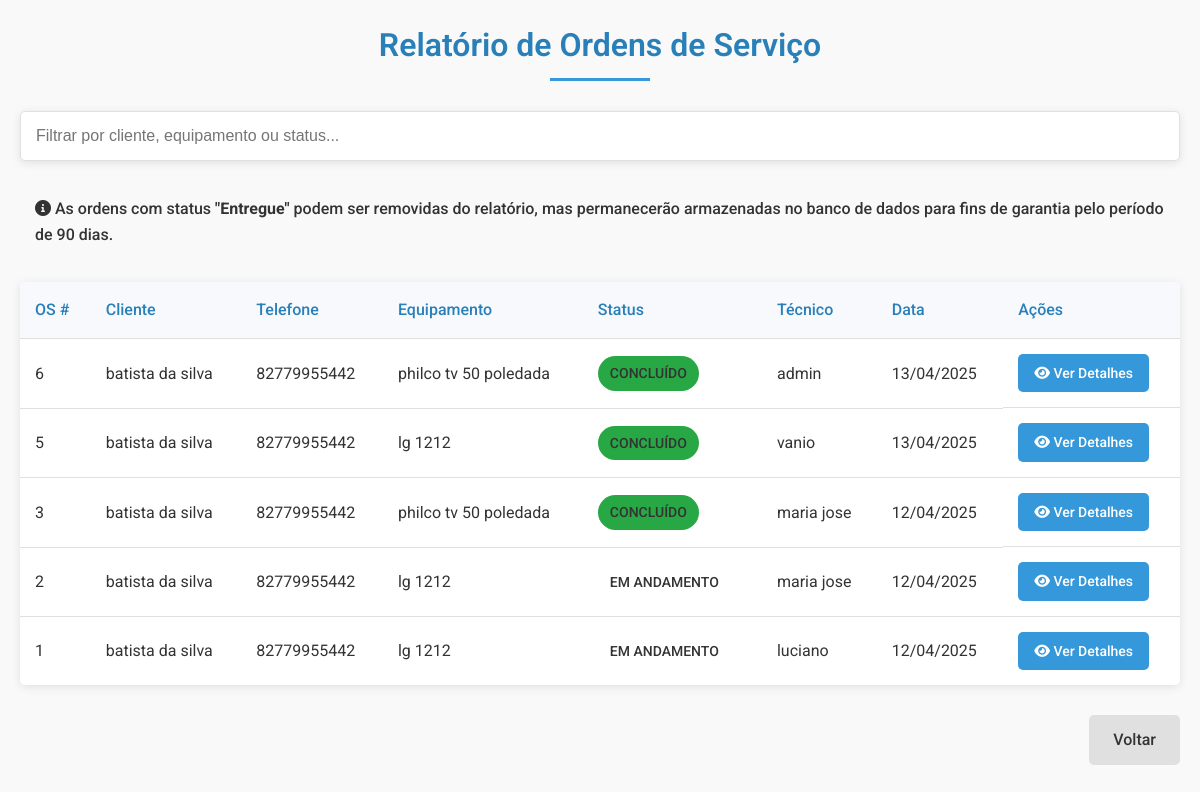
The page /relatorio (signed in) on the database as committed earlier.
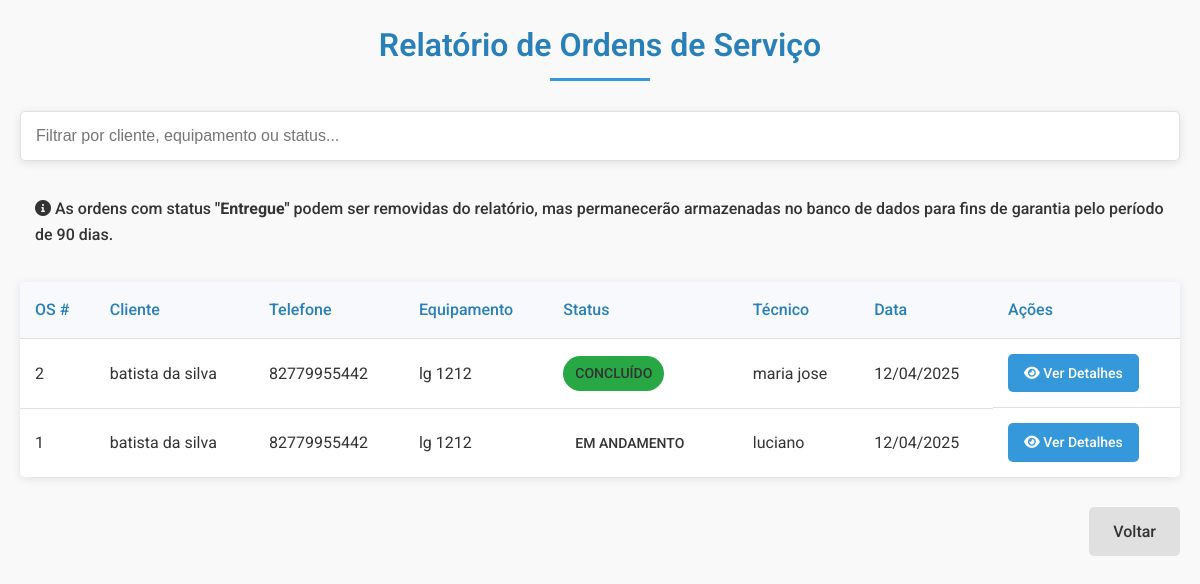
The same page on the database as committed later.
### tables this page shows
CREATE TABLE ordens (
    id INTEGER PRIMARY KEY AUTOINCREMENT,
    equipamento_id INTEGER NOT NULL,
    usuario_id INTEGER NOT NULL,
    status TEXT NOT NULL,
    declaracao TEXT,
    relatorio_pecas TEXT,
    data_criacao TIMESTAMP DEFAULT CURRENT_TIMESTAMP, visivel INTEGER DEFAULT 1,
    FOREIGN KEY (equipamento_id) REFERENCES equipamentos (id),
    FOREIGN KEY (usuario_id) REFERENCES usuarios (id)
);

CREATE TABLE clientes (
    id INTEGER PRIMARY KEY AUTOINCREMENT,
    nome TEXT NOT NULL,
    email TEXT NOT NULL,
    telefone TEXT NOT NULL,
    endereco TEXT NOT NULL,
    data_cadastro TIMESTAMP DEFAULT CURRENT_TIMESTAMP
);

CREATE TABLE equipamentos (
    id INTEGER PRIMARY KEY AUTOINCREMENT,
    cliente_id INTEGER NOT NULL,
    marca TEXT NOT NULL,
    modelo TEXT NOT NULL,
    serie TEXT,
    estado_equipamento TEXT NOT NULL,
    defeito_relatado TEXT NOT NULL,
    codigo_barras TEXT,
    foto1 TEXT,
    foto2 TEXT,
    data_cadastro TIMESTAMP DEFAULT CURRENT_TIMESTAMP,
    FOREIGN KEY (cliente_id) REFERENCES clientes (id)
);

CREATE TABLE usuarios (
    id INTEGER PRIMARY KEY AUTOINCREMENT,
    nome TEXT NOT NULL UNIQUE,  -- Adicionado UNIQUE para permitir login por nome
    email TEXT NOT NULL,
    senha TEXT NOT NULL,
    cargo TEXT NOT NULL,
    data_cadastro TIMESTAMP DEFAULT CURRENT_TIMESTAMP
);

### app.py (the view)
@app.route('/relatorio')
@login_required
def relatorio():
    with sqlite3.connect('database.db') as conn:
        cursor = conn.cursor()
        cursor.execute('''
            SELECT o.id, c.nome, e.marca, e.modelo, o.status, o.relatorio_pecas,
                   u.nome as tecnico, o.data_criacao, e.id, e.foto1, e.foto2, c.telefone
            FROM ordens o
            JOIN equipamentos e ON o.equipamento_id = e.id
            JOIN clientes c ON e.cliente_id = c.id
            JOIN usuarios u ON o.usuario_id = u.id
            WHERE o.visivel = 1  -- Somente ordens visíveis
            ORDER BY o.data_criacao DESC
        ''')
        ordens = cursor.fetchall()
    return render_template('relatorio.html', ordens=ordens, usuario=session.get('usuario_nome'))

### app.py (called while the page is built)
@app.template_filter('formatdate')
def format_date(value):
    if value:
        from datetime import datetime
        if isinstance(value, str):
            try:
                value = datetime.strptime(value, '%Y-%m-%d %H:%M:%S')
            except ValueError:
                return value
        return value.strftime('%d/%m/%Y')
    return ""

def login_required(view):
    @functools.wraps(view)
    def wrapped_view(**kwargs):
        if 'usuario_id' not in session:
            return redirect(url_for('login'))
        return view(**kwargs)
    return wrapped_view

### templates/relatorio.html (shortened to what this page needs)
<!DOCTYPE html>
<html lang="pt-br">
<head>
    <link rel="stylesheet" href="https://cdnjs.cloudflare.com/ajax/libs/font-awesome/6.0.0/css/all.min.css">
    <link rel="stylesheet" href="{{ url_for('static', filename='css/style.css') }}">
</head>
<body>
    <div class="container">
        <h1 class="title">Relatório de Ordens de Serviço</h1>
        <div class="filter-container">
            <input type="text" id="filtro" placeholder="Filtrar por cliente, equipamento ou status..."
                onkeyup="filtrarTabela()">
        </div>
        <div class="alert alert-info">
            <i class="fas fa-info-circle"></i> As ordens com status <strong>"Entregue"</strong> podem ser removidas do
            relatório, mas
            permanecerão armazenadas no banco de dados para fins de garantia pelo período de 90 dias.
        </div>
        {% if ordens %}
        <div class="table-container">
            <table class="relatorio-table" id="tabelaOrdens">
                <thead>
                    <tr>
                        <th>OS #</th>
                        <th>Cliente</th>
                        <th>Telefone</th>
                        <th>Equipamento</th>
                        <th>Status</th>
                        <th>Técnico</th>
                        <th>Data</th>
                        <th>Ações</th>
                    </tr>
                </thead>
                <tbody>
                    {% for ordem in ordens %}
                    <tr>
                        <td>{{ ordem[0] }}</td>
                        <td>{{ ordem[1] }}</td>
                        <td>{{ ordem[11] }}</td>
                        <td>{{ ordem[2] }} {{ ordem[3] }}</td>
                        <td>
                            <span class="status-badge status-{{ ordem[4]|lower|replace(' ', '-') }}">
                                {{ ordem[4] }}
                            </span>
                        </td>
                        <td>{{ ordem[6] }}</td>
                        <td>{{ ordem[7]|formatdate }}</td>
                        <td class="actions-cell">
                            <a href="{{ url_for('visualizar_ordem', ordem_id=ordem[0]) }}" class="btn-view">
                                <i class="fas fa-eye"></i> Ver Detalhes
                            </a>
                        </td>
                    </tr>
                    {% endfor %}
                </tbody>
            </table>
        </div>
        {% else %}
        <div class="no-data">
            <p>Nenhuma ordem de serviço encontrada.</p>
        </div>
        {% endif %}
        <div class="buttons">
            <a href="{{ url_for('index') }}" class="btn-secondary">Voltar</a>
        </div>
    </div>
</body>
</html>

### static/css/style.css (style rules this page uses)
* { box-sizing: border-box; margin: 0; padding: 0; }
:root { --primary-color: #3498db; --primary-dark: #2980b9; --secondary-color: #2ecc71; --secondary-dark: #27ae60; --warning-color: #e74c3c; --text-color: #333; --light-gray: #f5f5f5; --medium-gray: #e0e0e0; --dark-gray: #777; --white: #fff; --shadow: 0 2px 10px rgba(0, 0, 0, 0.1); --border-radius: 5px; }
body { font-family: 'Roboto', -apple-system, BlinkMacSystemFont, 'Segoe UI', Arial, sans-serif; line-height: 1.6; color: var(--text-color); background-color: #f9f9f9; }
.container { max-width: 1200px; margin: 0 auto; padding: 20px; }
.title { color: var(--primary-dark); margin-bottom: 30px; text-align: center; position: relative; padding-bottom: 10px; font-weight: 600; }
.title::after { content: ''; position: absolute; bottom: 0; left: 50%; transform: translateX(-50%); width: 100px; height: 3px; background-color: var(--primary-color); }
input[type="text"], input[type="email"], input[type="tel"], input[type="password"], select, textarea { width: 100%; padding: 12px; border: 1px solid var(--medium-gray); border-radius: var(--border-radius); font-size: 16px; transition: border-color 0.3s, box-shadow 0.3s; }
.buttons { display: flex; gap: 15px; justify-content: flex-end; margin-top: 30px; }
.btn-primary, .btn-secondary, .btn-success, .btn-warning, .btn-view { display: inline-block; padding: 12px 24px; border: none; border-radius: var(--border-radius); font-size: 16px; font-weight: 500; cursor: pointer; text-decoration: none; transition: all 0.3s; text-align: center; }
.btn-secondary { background-color: var(--medium-gray); color: var(--text-color); }
.btn-view { background-color: var(--primary-color); color: var(--white); padding: 8px 16px; font-size: 14px; }
.actions-cell { white-space: nowrap; display: flex; gap: 5px; }
.table-container { overflow-x: auto; margin: 20px 0; background-color: var(--white); border-radius: var(--border-radius); box-shadow: var(--shadow); }
.relatorio-table { width: 100%; border-collapse: collapse; }
.relatorio-table th, .relatorio-table td { padding: 15px; text-align: left; border-bottom: 1px solid var(--medium-gray); }
.relatorio-table th { background-color: #f7f9fc; font-weight: 500; color: var(--primary-dark); }
.relatorio-table tr:last-child td { border-bottom: none; }
.filter-container { margin: 20px 0; }
.filter-container input { width: 100%; padding: 15px; border: 1px solid var(--medium-gray); border-radius: var(--border-radius); box-shadow: var(--shadow); font-size: 16px; }
.status-badge { display: inline-block; padding: 6px 12px; border-radius: 20px; font-size: 14px; font-weight: 500; text-transform: uppercase; }
.status-concluído { background-color: #28a745; }
.alert { padding: 15px; margin-bottom: 20px; border-radius: var(--border-radius); font-weight: 500; }

Rows that differ between the two databases and show on the page:
no longer on this page (row edited): ordens: id "6", nome "batista da silva", telefone "82779955442", marca "philco", modelo "tv 50 poledada", status "CONCLUÍDO", nome "admin", data_criacao "13/04/2025"
no longer on this page (row edited): ordens: id "5", nome "batista da silva", telefone "82779955442", marca "lg", modelo "1212", status "CONCLUÍDO", nome "vanio", data_criacao "13/04/2025"
no longer on this page (row edited): ordens: id "3", nome "batista da silva", telefone "82779955442", marca "philco", modelo "tv 50 poledada", status "CONCLUÍDO", nome "maria jose", data_criacao "12/04/2025"
changed ordens "maria jose": status "EM ANDAMENTO" → "CONCLUÍDO"
